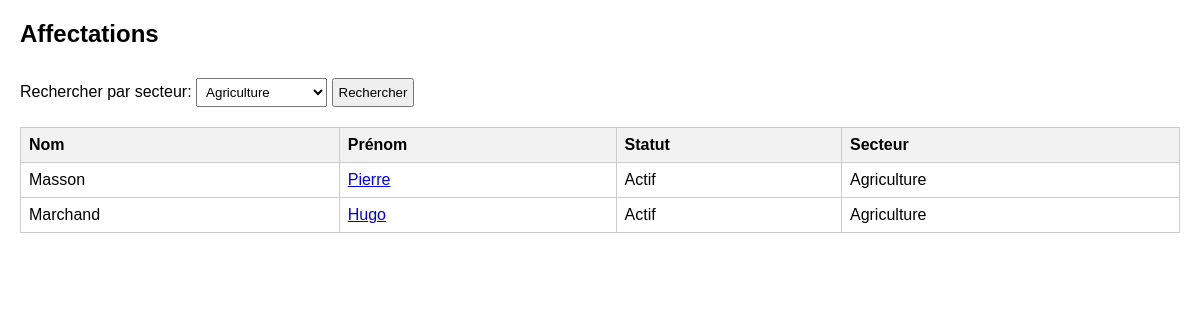
Screenshot of /vues/affectation.php?filtre=2 with the database file from the repository.
### tables this page shows
CREATE TABLE `User` (
  `id` int NOT NULL,
  `identifiant` varchar(100) NOT NULL,
  `mdp` varchar(255) NOT NULL,
  `nom` varchar(100) NOT NULL,
  `prenom` varchar(100) NOT NULL,
  `idSpecialite` int DEFAULT NULL,
  `idSecteur` int DEFAULT NULL,
  `statut` enum('Actif','Repos','Malade','Danger') DEFAULT 'Actif',
  `lienPDP` text
);

### vues/affectation.php (the view, shortened to what this page needs)
<?php
$pdo = new PDO("mysql:host=localhost;dbname=orbibase", "root", "");
$pdo->setAttribute(PDO::ATTR_ERRMODE, PDO::ERRMODE_EXCEPTION);
$filtre = $_GET['filtre'] ?? '';
if ($filtre !== '') {
    $result = $pdo->prepare("SELECT * FROM user WHERE idSecteur = :filtre");
    $result->bindParam(':filtre', $filtre, PDO::PARAM_INT);
} else {
    $result = $pdo->prepare("SELECT * FROM user");
}
$result->execute();
$users = $result->fetchAll(PDO::FETCH_ASSOC);
?>
<!DOCTYPE html>
<html>
<head>
</head>
<body>
<h2> Affectations</h2>
<form method="GET" action="index.php">
    <label for="filtre">Rechercher par secteur: </label>
    <select name="filtre" id="filtre">
        <option value="2" <?= $filtre === '2' ? 'selected' : '' ?>>Agriculture</option>
    </select>
    <button type="submit">Rechercher</button>
</form>
<table border="1" cellpadding="5" cellspacing="0">
    <tr>
        <th>Nom</th>
        <th>Prénom</th>
        <th>Statut</th>
        <th>Secteur</th>
    </tr>
    <?php foreach ($users as $user): ?>
        <tr>
            <td><?= $user['nom'] ?></td>
            <td>
                <a href="index.php?page=userInfos&id=<?= $user['id'] ?>">
                    <?= htmlspecialchars($user['prenom'], ENT_QUOTES, 'UTF-8') ?>
                </a>
            </td>
            <td><?= $user ['statut'] ?></td>
            <td>
                <?= match ($user['idSecteur']){
                    1 => 'Recherche',
                    2 => 'Agriculture',
                    3 => 'Maintenance',
                    4 => 'Médecine',
                    5 => 'Commandement',
                    default => 'Non défini',
                }
                ?>
            </td>
        </tr>
    <?php endforeach; ?>
</table>
</body>
</html>

### vues/affectation.php (style rules this page uses)
body { font-family: Arial; margin: 20px; }
table { border-collapse: collapse; width: 100%; margin-top: 20px; }
th, td { border: 1px solid#ccc; padding: 8px; text-align: left; }
th { background-color:#f2f2f2; }
select, button { padding: 5px; margin-top: 10px; }

### rows the page displays
user: nom "Masson", prenom "Pierre", statut "Actif", idSecteur "Agriculture"
user: nom "Marchand", prenom "Hugo", statut "Actif", idSecteur "Agriculture"
